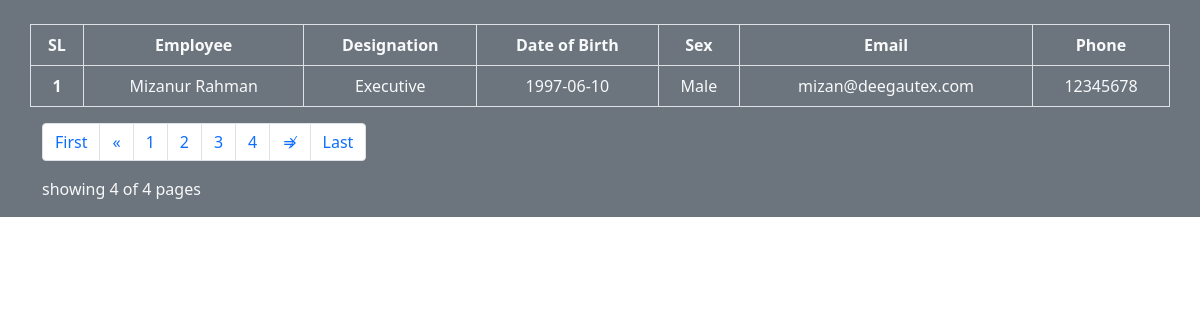
Before: /pagination.php?pages=4 with the older database file.
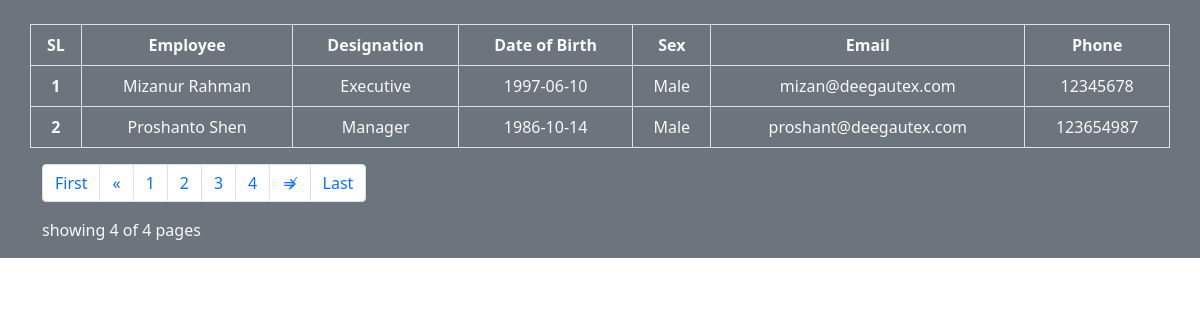
After: the same page with the newer database file.
### tables this page shows
CREATE TABLE `tb_employeeinfo` (
  `Id` int(11) NOT NULL,
  `E_Name` varchar(255) NOT NULL,
  `E_Designation` varchar(255) DEFAULT NULL,
  `E_Username` varchar(255) NOT NULL,
  `E_DOB` date DEFAULT NULL,
  `E_Gender` varchar(255) DEFAULT NULL,
  `E_Email` varchar(255) DEFAULT NULL,
  `E_Password` varchar(255) DEFAULT NULL,
  `E_Phone` int(11) DEFAULT NULL,
  `E_Status` int(11) DEFAULT NULL,
  `E_FatherName` varchar(255) DEFAULT NULL,
  `E_MotherName` varchar(255) DEFAULT NULL,
  `E_PresentAddress` varchar(255) DEFAULT NULL,
  `E_PermanentAddress` varchar(255) DEFAULT NULL,
  `E_EmargencyPhone` int(11) DEFAULT NULL,
  `E_Nationality` varchar(255) DEFAULT NULL,
  `E_MarritalStatus` varchar(255) DEFAULT NULL,
  `E_Religion` varchar(255) DEFAULT NULL,
  `E_NID` int(11) DEFAULT NULL,
  `E_OfficeId` int(11) DEFAULT NULL,
  `E_JoinDate` date DEFAULT NULL,
  `E_BloodGroup` varchar(255) DEFAULT NULL,
  `E_Image` varchar(255) DEFAULT NULL,
  `E_EvaluationPermission` int(11) DEFAULT NULL,
  `E_dep_id` int(11) DEFAULT NULL,
  `E_AccountPermittion` int(11) DEFAULT NULL
);

### pagination.php (the view, shortened to what this page needs)
<?php
include 'dbconfig.php';
$num_per_page = 3;
$i=1;
if(isset($_GET["pages"]))
{
    $pages=$_GET["pages"];
}
else
{
    $pages=1;
}
$start_from=($pages-1)*3;
$sqlData = "SELECT * FROM `tb_employeeinfo` limit $start_from, $num_per_page";
$sqlResult = mysqli_query($conn,$sqlData);
$sql = "SELECT * FROM tb_employeeinfo";
$res = mysqli_query($conn,$sql);
$total_record = mysqli_num_rows($res);
$total_pages = ceil($total_record/$num_per_page);
?>
<!DOCTYPE html>
<html lang="en">
<head>
    <link rel="stylesheet" href="https://cdnjs.cloudflare.com/ajax/libs/font-awesome/4.7.0/css/font-awesome.min.css">
    <link href="https://cdn.jsdelivr.net/npm/bootstrap@5.0.2/dist/css/bootstrap.min.css" rel="stylesheet">
    <link rel="stylesheet" href="salary.css"  media="screen">
    <link rel="stylesheet" href="styleProductFilter.css">
</head>
<body>
<section id="salary-section" class="bg-secondary text-light">
    <div class="container">
        <div class="row">
            <table class="table table-bordered text-light text-center  mt-4">
                <thead>
                    <tr>
                        <th scope="col">SL</th>
                        <th scope="col">Employee</th>
                        <th scope="col">Designation</th>
                        <th scope="col">Date of Birth</th>
                        <th scope="col">Sex</th>
                        <th scope="col">Email</th>
                        <th scope="col">Phone</th>
                    </tr>
                </thead>
                <tbody>
                    <?php
                    foreach($sqlResult as $row)
                    {?>
                    <tr>
                        <th><?php echo $i;?></th>
                        <td><?php echo $row['E_Name'];?></td>
                        <td><?php echo $row['E_Designation'];?></td>
                        <td><?php echo $row['E_DOB'];?></td>
                        <td><?php echo $row['E_Gender'];?></td>
                        <td><?php echo $row['E_Email'];?></td>
                        <td><?php echo $row['E_Phone'];?></td>
                        <?php $i++; }  ?>
                    </tr>
                </tbody>
            </table>
<nav aria-label="Page navigation example">
  <ul class="pagination">
    <li class="page-item"><a class="page-link" href="?pages=1">First</a></li>
    <li class="page-item">
    <?php
        if(isset($_GET['pages']) && $_GET['pages'] > 1){
            ?>
            <a class="page-link" href="?pages= <?php echo $_GET['pages'] - 1; ?> "><span aria-hidden="true">&laquo;</span></a>
            <?php
        }else{
            ?>
                <a class="page-link"><span aria-hidden="true">&#8653;</span></a>
            <?php
        }
    ?>
    </li>
    <?php
    for($i=1;$i<=$total_pages; $i++){
        ?><li class="page-item"><a class="page-link" href="?pages=<?php echo $i; ?>"><?php echo $i; ?></a></li><?php
    }
    ?>
    <li class="page-item">
    <?php
        if(!isset($_GET['pages'])){
            ?>
            <a class="page-link" href="?pages=2"><span aria-hidden="true">&raquo;</span></a>
            <?php
        }else{
            if($_GET['pages']>=$total_pages){
                ?>
                <a class="page-link"><span aria-hidden="true">&#8655;</span></a>
                <?php
            }else{
                ?>
                <a class="page-link" href="?pages=<?php echo $_GET['pages'] + 1; ?>"><span aria-hidden="true">&raquo;</span></a>
                <?php
            }
        }
    ?>
    </li>
    <li class="page-item"><a class="page-link" href="?pages=<?php echo $total_pages; ?>">Last</a></li>
  </ul>
</nav>
<div class="page-info">
    <?php
    if(!isset($_GET['pages'])){
        $page = 1;
    }
    else{
        $page = $_GET['pages'];
    }
    ?>
    <p>showing <?php echo $page ?>  of <?php echo $total_pages;?> pages </p>
</div>
        </div>
    </div>
</section>
</body>
</html>

Changed rows visible on the page:
added tb_employeeinfo: E_Name "Proshanto Shen", E_Designation "Manager", E_DOB "1986-10-14", E_Gender "Male", E_Email "proshant@deegautex.com", E_Phone "123654987"
